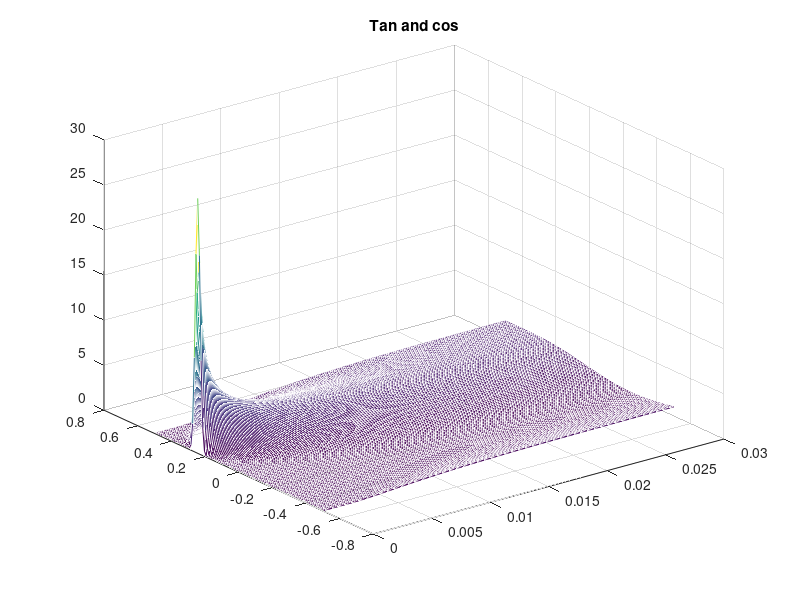

Reproduce this figure in MATLAB. (Note: this script raises an error after producing the figure.)

%%%%%%%%%%%%%%
%            %
%%% Part A %%%
%            %
%%%%%%%%%%%%%%

if 0
% 1D diffusion equation
kappa=1;
L=1;
t=[1e-4:1e-4:.03];
x=[-(1/2)*L:0.01:(1/2)*L];
% Method of images
sig=sqrt(2*kappa*t); %definition of sigma
TG=zeros(length(x),length(t));
nimag=10;
Timag=zeros([size(TG) nimag+1]);
%%central gaussian
%first dimension is x and the second is t
Timag(:,:,1)=(ones(length(x),1)*(1./sig)).*exp(-(x').^2*(1./sig.^2)/2)/sqrt(2*pi);
%(ones(length(x),1)*(1./sig)) is a matrix of size (x,t)
for ii=1:nimag                                                               
	Timag(:,:,ii+1)=Timag(:,:,ii)+(-1)^ii*(ones(length(x),1)*(1./sig))...
	.*exp(-(x+(ii*L/2))'.^2*((1./sig.^2)/2))/sqrt(2*pi)+(-1)^ii*(ones(length(x),1)*(1./sig))...
	.*exp(-(x-(ii*L/2))'.^2*((1./sig.^2)/2))/sqrt(2*pi);
end
figure(1)
mesh(t,x,Timag(:,:,nimag));
title('part a');

% dftcs - Program to solve the diffusion equation 
% using the Forward Time Centered Space (FTCS) scheme.
clear; help dftcs;  % Clear memory and print header

%* Initialize parameters (time step, grid spacing, etc.).
tau = 1e-4; %input('Enter time step: ');
N = 61; %input('Enter the number of grid points: ');
L = 1.;  % The system extends from x=-L/2 to x=L/2
h = L/(N-2);  % Grid size
kappa = 1.;   % Diffusion coefficient
coeff = kappa*tau/(h^2);
if( coeff < 0.5 )
  disp('Solution is expected to be stable');
else
  disp('WARNING: Solution is expected to be unstable');
end

%* Set initial and boundary conditions.
tt = zeros(N,1);          % Initialize temperature to zero at all points
tt(round(N/2)) = 1/h;     % Initial cond. is delta function in center
%% The boundary conditions are tt(1) = tt(N) = 0

%* Set up loop and plot variables.
xplot = (0:N-1)*h - L/2;   % Record the x scale for plots
iplot = 1;                 % Counter used to count plots
nstep = 300;               % Maximum number of iterations
nplots = 50;               % Number of snapshots (plots) to take
plot_step = nstep/nplots;  % Number of time steps between plots

%* Loop over the desired number of time steps.
for istep=1:nstep  %% MAIN LOOP %%

  %* Compute new temperature using FTCS scheme.
  tt(2:(N-1)) = tt(2:(N-1)) + ...
      coeff*(tt(3:N) + tt(1:(N-2)) - 2*tt(2:(N-1)));
      tt(1) = tt(2);
      tt(N) = tt(N-1);
  
  %* Periodically record temperature for plotting.
  if( rem(istep,plot_step) < 1 )   % Every plot_step steps
    ttplot(:,iplot) = tt(:);       % record tt(i) for plotting
    tplot(iplot) = istep*tau;      % Record time for plots
    iplot = iplot+1;
  end
end

%* Plot temperature versus x and t as wire-mesh and contour plots.
figure(2); clf;
mesh(tplot,xplot,ttplot);  % Wire-mesh surface plot
xlabel('Time');  ylabel('x');  zlabel('T(x,t)');
title('Diffusion of a delta spike');
pause(1);
figure(3); clf;       
contourLevels = 0:0.5:10;  contourLabels = 0:5;     
cs = contour(tplot,xplot,ttplot,contourLevels);  % Contour plot
clabel(cs,contourLabels);  % Add labels to selected contour levels
xlabel('Time'); ylabel('x');
title('Temperature contour plot');

%plot(xplot, ttplot(:,round(N/2)))


end

%%%%%%%%%%%%%%
%            %
%%% Part B %%%
%            %
%%%%%%%%%%%%%% 
%if 0

% 1D diffusion equation
% analytical solution
kappa=1;
L=1;
t=[1e-4:1e-4:.03];
x=[-(1/2)*L:0.01:(1/2)*L];
% Method of images
sig=sqrt(2*kappa*t); %definition of sigma
TG=zeros(length(x),length(t));
nimag=10;
Timag=zeros([size(TG) nimag+1]);
%%central gaussian
%first dimension is x and the second is t
Timag(:,:,1)=(ones(length(x),1)*(1./sig)).*exp(-(x'-L/4).^2*(1./sig.^2)/2)/sqrt(2*pi);
%(ones(length(x),1)*(1./sig)) is a matrix of size (x,t)
for ii=1:nimag                                                               
	Timag(:,:,ii+1)=Timag(:,:,ii)+(ones(length(x),1)*(1./sig))...
	.*exp(-(x+(tan((ii*pi)/2)+cos((ii*pi)/2))*(L*(2*ii-1)/4))'.^2*((1./sig.^2)/2))...
		/sqrt(2*pi)+(ones(length(x),1)*(1./sig))...
	.*exp(-(x-(tan((ii*pi)/2)+cos((ii*pi)/2))*(L*(2*ii-1)/4))'.^2*((1./sig.^2)/2))...
		/sqrt(2*pi);
end
figure(1)
mesh(t,x,Timag(:,:,nimag));
title('Tan and cos');

%Numerial solution
% dftcs - Program to solve the diffusion equation 
% using the Forward Time Centered Space (FTCS) scheme.
clear; help dftcs;  % Clear memory and print header

%* Initialize parameters (time step, grid spacing, etc.).
tau = 1e-4; %input('Enter time step: ');
N = 61; %input('Enter the number of grid points: ');
L = 1.;  % The system extends from x=-L/2 to x=L/2
h = L/(N-2);  % Grid size
kappa = 1.;   % Diffusion coefficient
coeff = kappa*tau/(h^2);
if( coeff < 0.5 )
  disp('Solution is expected to be stable');
else
  disp('WARNING: Solution is expected to be unstable');
end

%* Set initial and boundary conditions.
tt = zeros(N,1);          % Initialize temperature to zero at all points
tt(round(3*N/4)) = 1/h;     % Initial cond. is delta function in center
%% The boundary conditions are tt(1) = tt(N) = 0

%* Set up loop and plot variables.
xplot = (0:N-1)*h -h/2 - L/2;   % Record the x scale for plots
iplot = 1;                 % Counter used to count plots
nstep = 300;               % Maximum number of iterations
nplots = 50;               % Number of snapshots (plots) to take
plot_step = nstep/nplots;  % Number of time steps between plots

%* Loop over the desired number of time steps.
for istep=1:nstep  %% MAIN LOOP %%

  %* Compute new temperature using FTCS scheme.
  tt(2:(N-1)) = tt(2:(N-1)) + ...
      coeff*(tt(3:N) + tt(1:(N-2)) - 2*tt(2:(N-1)));
      tt(1) = tt(2);
      tt(N) = tt(N-1);
  
  %* Periodically record temperature for plotting.
  if( rem(istep,plot_step) < 1 )   % Every plot_step steps
    ttplot(:,iplot) = tt(:);       % record tt(i) for plotting
    tplot(iplot) = istep*tau;      % Record time for plots
    iplot = iplot+1;
  end
end

%* Plot temperature versus x and t as wire-mesh and contour plots.
figure(2); clf;
mesh(tplot,xplot,ttplot);  % Wire-mesh surface plot
xlabel('Time');  ylabel('x');  zlabel('T(x,t)');
title('Diffusion of a delta spike');
pause(1);
figure(3); clf;       
contourLevels = 0:0.5:10;  contourLabels = 0:5;     
cs = contour(tplot,xplot,ttplot,contourLevels);  % Contour plot
clabel(cs,contourLabels);  % Add labels to selected contour levels
xlabel('Time'); ylabel('x');
title('Temperature contour plot');


%plot(xplot, ttplot(:,150))
%end

